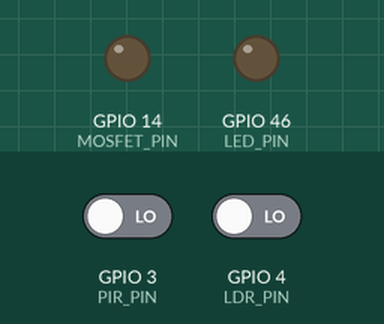
Recording of a program running on a simulated ESP32-S3. Shown: output pins drawn as LEDs (lit = HIGH). The test bench sets the inputs (shaded band); at power-on: GPIO 4 (LDR_PIN) LOW, GPIO 3 (PIR_PIN) LOW. WiFi joins after 1.5 s; servers stay silent unless stated; no MQTT or app messages arrive unless stated; not simulated (calls return 0 or success): secrets.h; what the program prints to the serial monitor is not drawn.

Above: at 3.7 s.
3.8 s: GPIO 4 (LDR_PIN) driven HIGH
At 4.7 s:
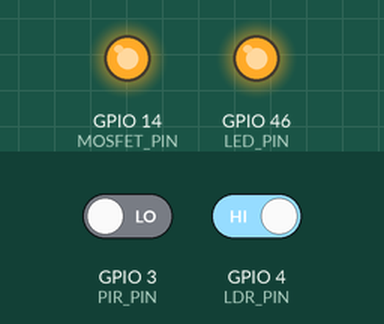
5.7 s: GPIO 4 (LDR_PIN) driven LOW
At 6.9 s:
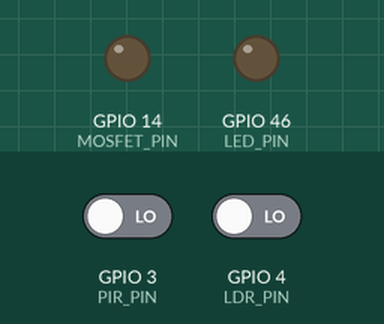
Timing chart, 0 to 8.7 s (numbered marks = the images above; inputs shaded):
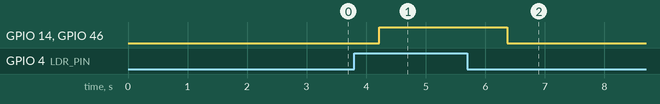

Measured:
- after the input at 3.8 s, GPIO 14 (MOSFET_PIN), GPIO 46 (LED_PIN): LOW → HIGH after 0.42 s
- after the input at 5.7 s, GPIO 14 (MOSFET_PIN), GPIO 46 (LED_PIN): HIGH → LOW after 0.67 s

The program:

main.cpp
```cpp
/*
 * Smart Street Light - NON-BLOCKING VERSION
 * Platform: Cytron Maker Feather AIoT S3
 *
 * Logic:
 * - LDR: Reads every 100ms (Smoothed).
 * - PIR: Retriggerable 30s timer.
 * - PWM: 100% Brightness on Motion, 30% on Standby (Night only).
 * - Connectivity: WiFi, MQTT (GCP), HTTP (Local).
 * - NETWORK FIX: Reconnects only every 5s to prevent freezing existing logic.
 */

#include <Arduino.h>
#include <WiFi.h>
#include <HTTPClient.h>
#include <PubSubClient.h>
#include <ArduinoJson.h>
#include "secrets.h"

// === WI-FI CONFIGURATION ===
const char* ssid = WIFI_SSID;
const char* password = WIFI_PASSWORD;


// === LOCAL HTTP CONFIGURATION ===
const char* serverUrl = "http://10.174.2.145:5000/data";

// === MQTT CONFIGURATION (GCP VM) ===
const char* mqtt_server = MQTT_SERVER_IP;

const int mqtt_port = 1883;
const char* mqtt_topic = "smartcity/streetlight/1/data";
const char* device_id = "streetlight-001";

// === PIN CONFIGURATION ===
const int PIR_PIN = A2;
const int MOSFET_PIN = 14;
const int LDR_PIN = 4;
const int LED_PIN = 46;

// === PWM CONFIGURATION ===
const int PWM_CHANNEL = 0;
const int PWM_FREQ = 5000;
const int PWM_RESOLUTION = 8;

// === TIMING CONSTANTS ===
const unsigned long LIGHT_TIMER_MS = 30000;   // 30 seconds light duration
const unsigned long REPORT_INTERVAL_MS = 2000;
const unsigned long RECONNECT_INTERVAL_MS = 5000; // Try reconnecting every 5s
const float MAX_LED_POWER_W = 20.0; // Maximum power consumption of LED strip at 100%

// === STATE VARIABLES ===
unsigned long lastMotionSeenTime = 0;
unsigned long lastReportTime = 0;
unsigned long lastLdrTime = 0;
unsigned long lastReconnectAttempt = 0; // For non-blocking MQTT

bool isNightMode = false;
volatile bool motionDetectedFlag = false; // Volatile for ISR

// Sliding Window for LDR
const int WINDOW_SIZE = 10;
int ldrReadings[WINDOW_SIZE];
int ldrIndex = 0;
long ldrSum = 0;

// State tracking for event-driven reporting
bool lastSentMotionState = false;
bool lastSentNightMode = false;

// Forward declaration for helper function
void sendTelemetry(bool isNightMode, bool isMotionActive, int pwmValue, int ldrValue, long countdownSec);

// === PIR Interrupt Handler ===
void IRAM_ATTR onMotionDetected() {
    motionDetectedFlag = true;
}

// === Clients ===
WiFiClient espClient;
PubSubClient mqttClient(espClient);

void reconnectMQTT() {
  if (mqttClient.connected()) return; // Already connected

  unsigned long now = millis();
  if (now - lastReconnectAttempt > RECONNECT_INTERVAL_MS) {
    lastReconnectAttempt = now;

    Serial.print("Attempting MQTT connection... ");
    // Attempt to connect
    if (mqttClient.connect(device_id)) {
      Serial.println("connected");
    } else {
      Serial.print("failed, rc=");
      Serial.println(mqttClient.state());
      Serial.println(" (retrying in 5 seconds)");
    }
  }
}

void setup() {
  Serial.begin(115200);
  delay(1000);

  Serial.println("\n--- Smart Street Light (Non-Blocking) ---");

  pinMode(PIR_PIN, INPUT_PULLDOWN);
  pinMode(LDR_PIN, INPUT);
  pinMode(LED_PIN, OUTPUT);

  // === PIR INTERRUPT SETUP ===
  attachInterrupt(digitalPinToInterrupt(PIR_PIN), onMotionDetected, RISING);

  // === PWM SETUP ===
  #ifdef ESP_ARDUINO_VERSION_MAJOR
    #if ESP_ARDUINO_VERSION_MAJOR >= 3
      ledcAttach(MOSFET_PIN, PWM_FREQ, PWM_RESOLUTION);
    #else
      ledcSetup(PWM_CHANNEL, PWM_FREQ, PWM_RESOLUTION);
      ledcAttachPin(MOSFET_PIN, PWM_CHANNEL);
    #endif
  #else
    ledcSetup(PWM_CHANNEL, PWM_FREQ, PWM_RESOLUTION);
    ledcAttachPin(MOSFET_PIN, PWM_CHANNEL);
  #endif

  // Initialize LDR buffer
  for(int i=0; i<WINDOW_SIZE; i++) ldrReadings[i] = 0;

  // === WiFi Setup ===
  Serial.print("Connecting to WiFi: ");
  WiFi.begin(ssid, password);
  // Initial blocking wait for WiFi is okay in setup, but if it fails we continue
  int wifi_timeout = 20;
  while (WiFi.status() != WL_CONNECTED && wifi_timeout > 0) {
    delay(500);
    Serial.print(".");
    wifi_timeout--;
  }

  if (WiFi.status() == WL_CONNECTED) {
      Serial.println("\nWiFi Connected!");
  } else {
      Serial.println("\nWiFi Not Connected (will try in background)");
  }

  // === MQTT Setup ===
  mqttClient.setServer(mqtt_server, mqtt_port);
}

void loop() {
  unsigned long now = millis();

  // === NETWORKING ===
  // Only handle network if WiFi is connected, otherwise ESP usually auto-reconnects in background
  if (WiFi.status() == WL_CONNECTED) {
      reconnectMQTT(); // Non-blocking check
      if (mqttClient.connected()) {
          mqttClient.loop();
      }
  }

  // === 1. LDR READING ===
  // Option A: Simple instant logic (currently active)
  // Digital output: 1=dark (night), 0=bright (day)
  // static int smoothedLdr = 0;

  // int rawLdr = digitalRead(LDR_PIN);
  // smoothedLdr = rawLdr; // Store for telemetry
  // isNightMode = (rawLdr == 1); // Instant reaction: 1=night, 0=day

  // --- Option B: HYSTERESIS
  // Prevents flickering at sunrise/sunset by requiring multiple consistent readings

  static int smoothedLdr = 0;
  if (now - lastLdrTime > 100) {
      lastLdrTime = now;

      int rawLdr = digitalRead(LDR_PIN);

      ldrSum -= ldrReadings[ldrIndex];
      ldrReadings[ldrIndex] = rawLdr;
      ldrSum += rawLdr;
      ldrIndex = (ldrIndex + 1) % WINDOW_SIZE;

      smoothedLdr = ldrSum; // Sum of 10 readings (0-10)

      // Hysteresis thresholds: Night when >=5/10 dark, Day when <=3/10 dark
      if (smoothedLdr >= 5) {
          isNightMode = true;
      } else if (smoothedLdr <= 3) {
          isNightMode = false;
      }
      // Between 4: maintain previous state (no change)
  }

  // === 2. MOTION LOGIC (Interrupt + Retriggerable Timer) ===
  // Check interrupt flag (set by ISR)
  if (motionDetectedFlag) {
      motionDetectedFlag = false; // Clear flag
      lastMotionSeenTime = now;
  }

  bool isMotionActive = isNightMode && (now - lastMotionSeenTime < LIGHT_TIMER_MS);

  // === 3. CONTROL LOGIC ===
  // YES, this is affected by ANY delay in the loop.
  // By making reconnectMQTT non-blocking, we ensure this runs thousands of times per second.
  int pwmValue = 0;

  if (isNightMode) {
      if (isMotionActive) {
         pwmValue = 255;
         digitalWrite(LED_PIN, HIGH);
      } else {
         pwmValue = 77;
         digitalWrite(LED_PIN, LOW);
      }
  } else {
      pwmValue = 0;
      digitalWrite(LED_PIN, LOW);
  }

  #ifdef ESP_ARDUINO_VERSION_MAJOR
    #if ESP_ARDUINO_VERSION_MAJOR >= 3
      ledcWrite(MOSFET_PIN, pwmValue);
    #else
      ledcWrite(PWM_CHANNEL, pwmValue);
    #endif
  #else
     ledcWrite(PWM_CHANNEL, pwmValue);
  #endif

  // === 4. EVENT-DRIVEN REPORTING (Runs every loop!) ===
  // Calculate countdown (only valid when motion is active)
  long countdown = isMotionActive ? (LIGHT_TIMER_MS - (now - lastMotionSeenTime)) / 1000 : 0;

  bool stateChanged = (isMotionActive != lastSentMotionState) || (isNightMode != lastSentNightMode);
  if (stateChanged) {
      Serial.println(">>> STATE CHANGE DETECTED! Sending immediately...");
      sendTelemetry(isNightMode, isMotionActive, pwmValue, smoothedLdr, countdown);
      lastSentMotionState = isMotionActive;
      lastSentNightMode = isNightMode;
      lastReportTime = now; // Reset heartbeat timer
  }

  // === 5. PERIODIC HEARTBEAT (Every 2s) ===
  if (now - lastReportTime > REPORT_INTERVAL_MS) {
    lastReportTime = now;
    sendTelemetry(isNightMode, isMotionActive, pwmValue, smoothedLdr, countdown);
    lastSentMotionState = isMotionActive;
    lastSentNightMode = isNightMode;
  }
}

// === HELPER: Send telemetry data ===
void sendTelemetry(bool isNight, bool isMotion, int pwm, int ldrValue, long countdownSec) {
    // Calculate actual power from PWM duty cycle
    float power = (pwm / 255.0) * MAX_LED_POWER_W;

    // Serial Reporting
    Serial.print("M: "); Serial.print(isNight ? "NIGHT" : "DAY");
    Serial.print(" | Motion: "); Serial.print(isMotion ? "ACTIVE" : "idle");
    Serial.print(" | LDR: "); Serial.print(ldrValue);
    Serial.print(" | PWM: "); Serial.print(pwm);
    Serial.print(" | Power: "); Serial.print(power, 1); Serial.print("W");

    // Show countdown if motion is active
    if (isMotion && countdownSec > 0) {
        Serial.print(" | Off in: "); Serial.print(countdownSec); Serial.println("s");
    } else {
        Serial.println("");
    }

    // Prepare JSON
    StaticJsonDocument<200> doc;
    doc["ldr"] = ldrValue;
    doc["motion"] = isMotion ? 1 : 0;
    doc["brightness"] = (pwm * 100) / 255;
    doc["power"] = power;

    String jsonPayload;
    serializeJson(doc, jsonPayload);

    // Send to MQTT only (HTTP removed to prevent blocking lag)
    if (mqttClient.connected()) {
      mqttClient.publish(mqtt_topic, jsonPayload.c_str());
    }
}
```
